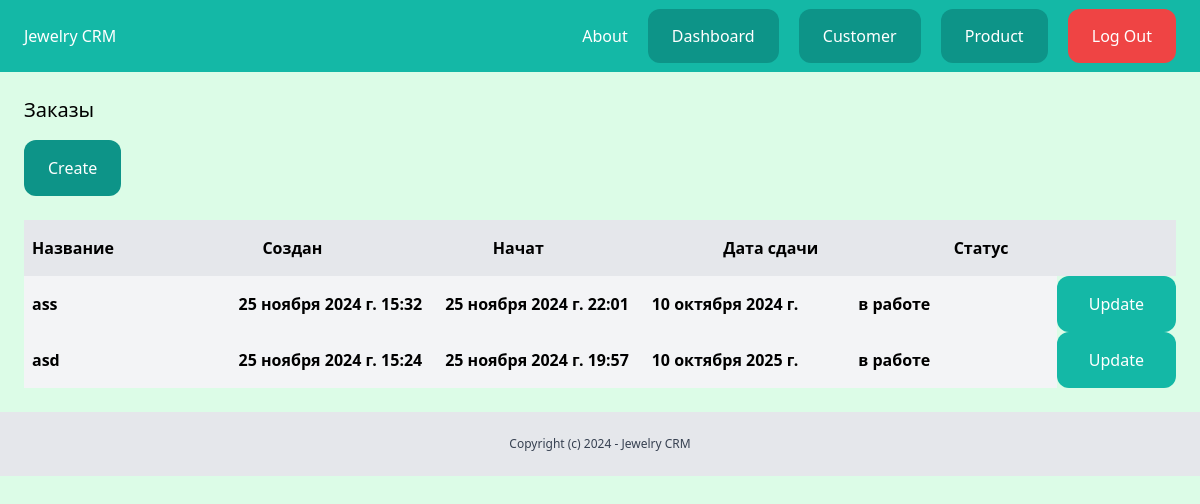
The page /dashboard/product/ (signed in) on the database its author committed.
### product/models.py (models this page shows, shortened)
class Product(models.Model):
    name = models.CharField(max_length=100)
    created_by = models.ForeignKey(User, related_name='product',on_delete=models.CASCADE,null=True)
    on_work = models.BooleanField(default=False,null=True)
    worker = models.ForeignKey(User,related_name='worker',null=True,on_delete=models.CASCADE)
    work_time = models.TextField(max_length=200,default='00 дней 00 часов 00 минут', null=True)
    type_product = models.CharField(max_length=30,choices=TYPE_CHOICE,default='кольцо')
    customer = models.ForeignKey(Customer,related_name='customer', on_delete=models.CASCADE)
    price = models.IntegerField()
    create_date = models.DateTimeField(auto_now_add=True)
    start_date = models.DateTimeField(auto_created=False, null=True)
    expiration_date = models.DateField(auto_created=False)
    comment = models.TextField()
    status = models.CharField(max_length=20,choices=STATUS_CHOICE,null=True,default='1')

### product/views.py (the view)
# urls.py: path('', product_list, name='product_list'),
@login_required
def product_list(request):
    products = Product.objects.all().order_by('expiration_date')
    return render(request,'product/product_list.html', {'products': products})

### templates/product/product_list.html (shortened to what this page needs)
{% extends 'crm_project/base.html'%}
{%block content%}
    <div class="py-6 px-6">
        <h1 class=" mb-4 text-xl">Заказы</h1>
        <a href="{% url 'add_product' %}" class=" inline-block py-4 px-6 bg-teal-600 rounded-xl text-white">Create</a>
        <div class=" mt-6 flex justify-between">
            <p class="py-4 px-2 bg-gray-200 font-semibold w-full">Название</p>
            <p class="py-4 px-2 bg-gray-200 font-semibold w-full">Создан</p>
            <p class="py-4 px-2 bg-gray-200 font-semibold w-full">Начат</p>
            <p class="py-4 px-2 bg-gray-200 font-semibold w-full">Дата сдачи</p>
            <p class="py-4 px-2 bg-gray-200 font-semibold w-full">Статус</p>
        </div>
        {% for product in products%}
            <div class="flex justify-between">
                <p class="py-4 px-2 font-semibold w-full bg-gray-100">
                    <a href="{% url 'product_detail' product.id%}">{{product.name}}</a>
                </p>
                <p class="py-4 px-2 font-semibold w-full bg-gray-100">{{product.create_date}}</p>
                <p class="py-4 px-2 font-semibold w-full bg-gray-100">
                    {%if product.start_date != None %}
                    {{product.start_date}}
                    {%else%}
                    No
                    {%endif%}</p>
                <p class="py-4 px-2 font-semibold w-full bg-gray-100">{{product.expiration_date}}</p>
                <p class="py-4 px-2 font-semibold w-full bg-gray-100">{{product.get_status_display}}</p>
                <form method="post" action="{% url 'product_update' product.id%}">
                    <button class="py-4 px-8 bg-teal-500 text-white rounded-xl" type="submit">Update</button>
                </form>
            </div>
        {%endfor%}
    </div>
{% endblock %}

### rows shown on the page
Product: name "ass", create_date "25 ноября 2024 г. 15:32", start_date "25 ноября 2024 г. 22:01", expiration_date "10 октября 2024 г.", status "в работе"
Product: name "asd", create_date "25 ноября 2024 г. 15:24", start_date "25 ноября 2024 г. 19:57", expiration_date "10 октября 2025 г.", status "в работе"
